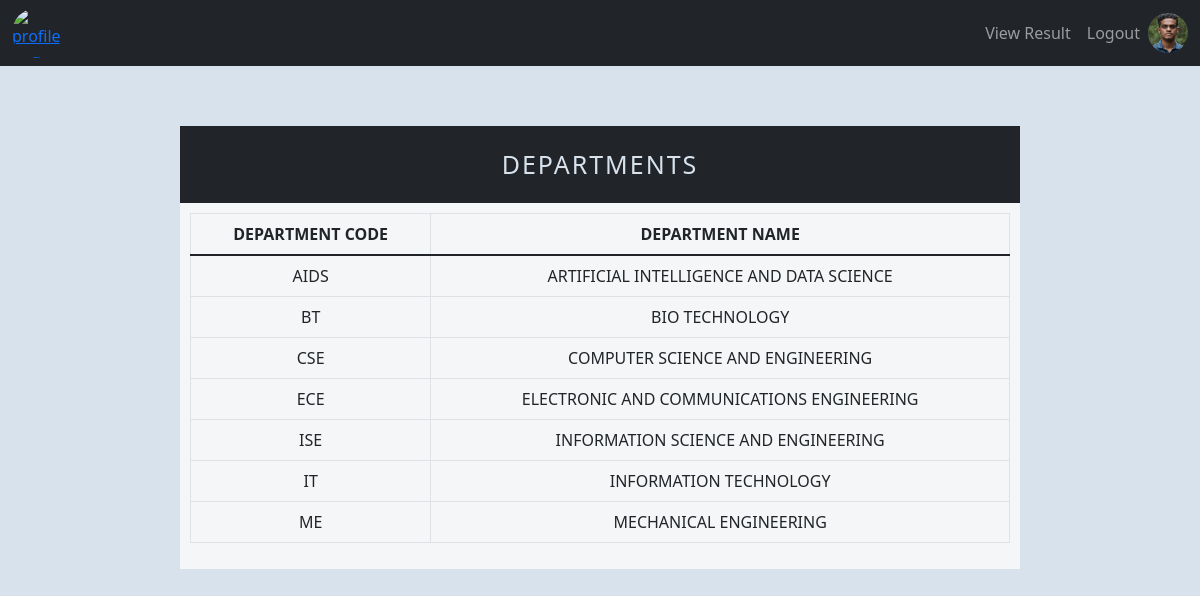
Screenshot of /dept (signed in) with the database file from the repository.
### users/models.py (models this page shows, shortened)
class Profile(models.Model):
    roles_type=(
        ('admin','admin_user'),
        ('student','student_user')
    )
    gender_type=(
        ('M','Male'),
        ('F','Female')
    )
    user=models.OneToOneField(User,on_delete=models.CASCADE,null=True,blank=True)
    name=models.CharField(max_length=200)
    role=models.CharField(max_length=100,choices=roles_type)
    roll_no=models.CharField(max_length=15,unique=True)
    dept=models.ForeignKey(Department,on_delete=models.CASCADE,blank=True,null=True)
    batch=models.IntegerField(default=datetime.date.today().year, choices=year_choices())
    profile_img=models.ImageField(null=False,blank=False,upload_to='profiles/',default='profiles/user-default.jpg')
    address=models.TextField(null=True,blank=True)
    dob=models.DateField(null=True)
    gender=models.CharField(max_length=10,choices=gender_type,null=True)
    mobile=models.IntegerField(null=True)
    verified=models.BooleanField(null=True,blank=True)
    created=models.DateTimeField(auto_now_add=True)
    id=models.UUIDField(default=uuid.uuid4,unique=True,primary_key=True,editable=False)
    class Meta:
        ordering=['-batch','dept','roll_no','verified']

class Department(models.Model):
    name=models.CharField(max_length=200,unique=True)
    dept_expansion=models.CharField(max_length=200,unique=True,null=True)
    created=models.DateTimeField(auto_now_add=True)
    id=models.UUIDField(default=uuid.uuid4,unique=True,primary_key=True,editable=False)
    class Meta:
        ordering=['name']

### users/views.py (the view)
# urls.py: path('dept',views.dept,name='dept'),
def dept(request):
    depts=Department.objects.all()
    context={'depts':depts}
    return render(request,'users/dept.html',context)

### users/templates/users/dept.html (shortened to what this page needs)
{% extends 'main.html' %}
{% block content %}
<br>
      <div class="container" style="width: 70%; background-color:#212529;  align-items:center; text-align:center; padding:20px 0 3px 0; margin-top:3%;">
            <p class="text-uppercase font-weight-light" style="color:#d8e2ed;  font-weight:lighter; font-size:25px; letter-spacing: 2px; ">Departments</p>
      </div>
      <div class="container" style="width: 70%; background-color:#f5f6f7;  align-items:center; text-align:center; padding:10px; " >
        <table class="table table-bordered">
            <thead>
                <tr>
                  <th class="text-uppercase" scope="col">Department code</th>
                  <th class="text-uppercase" scope="col">Department name</th>
                </tr>
              </thead>
              <tbody>
                {% for dept in depts %}
                <tr>
                  <td class="text-uppercase">{{dept.name}}</td>
                  <td class="text-uppercase">{{dept.dept_expansion}}</td>
                </tr>
                {% endfor %}
              </tbody>
        </table>
      </div>
{% endblock %}

### templates/navbar.html (shortened to what this page needs)
{% load static %}
<nav class="navbar  navbar-expand-lg navbar-dark bg-dark ">
    <div class="container-fluid" style="height: 50px;">
      <a href="{% url 'home' %}"><img src="{% static 'images/kct-logo.png' %}" alt="profile img" class="mx-auto d-block rounded-circle" alt="demo" style="width: 50px; height: 50px; object-fit:cover; margin-left:15px;">
      <div class="collapse navbar-collapse" id="navbarNavDropdown" style="width: 100%; color:#212529" >
        <ul class="navbar-nav" style="margin-left: auto;">
        {% if request.user.is_authenticated %}
            {% if request.user.profile.role == 'admin' %}
              {% if request.user.profile.verified == True %}
                  <li class="nav-item">
                    <a class="nav-link" aria-current="page" href="{% url 'dept' %}">Departments</a>
                  </li>
                  <li class="nav-item">
                    <a class="nav-link" href="{% url 'subject' %}">Subjects</a>
                  </li>
                  <li class="nav-item">
                    <a class="nav-link" href="{% url 'semester' %}">Semesters</a>
                  </li>
                  <li class="nav-item">
                    <a class="nav-link" href="{% url 'student_result_home' %}">Results</a>
                  </li>
                  <li class="nav-item">
                    <a class="nav-link" href="{% url 'dept_sem_papers' %}">Semester and its subjects</a></li>
                  </li>
                  <li class="nav-item">
                    <a class="nav-link" href="{% url 'students' %}">Students</a></li>
                  </li>
                    <li class="nav-item">
                      <a class="nav-link" href="{% url 'admin_users' %}">admins</a>
                    </li>
              {% endif %}
              {% else %}
              <li class="nav-item">
                <a class="nav-link" href="{% url 'my_results' %}">View Result</a>
              </li>
            {% endif %}
            <li class="nav-item">
              <a class="nav-link" href="{% url 'logout' %}">Logout</a></li>
            {% if request.user.profile %}
              <li class="nav-item">
                <a href="{% url 'my_account' %}"><img src="{{request.user.profile.profile_img.url}}" alt="profile img" class="mx-auto d-block rounded-circle" alt="demo" style="width: 40px; height: 40px; object-fit:cover; margin-left:15px;">
                </a>
              </li>
            {% endif %}
        {% endif %}
        </ul>
      </div>
    </div>
  </nav>

### rows the page displays
Department: name "AIDS", dept_expansion "ARTIFICIAL INTELLIGENCE AND DATA SCIENCE"
Department: name "BT", dept_expansion "BIO TECHNOLOGY"
Department: name "CSE", dept_expansion "COMPUTER SCIENCE AND ENGINEERING"
Department: name "ECE", dept_expansion "ELECTRONIC AND COMMUNICATIONS ENGINEERING"
Department: name "ISE", dept_expansion "INFORMATION SCIENCE AND ENGINEERING"
Department: name "IT", dept_expansion "INFORMATION TECHNOLOGY"
Department: name "ME", dept_expansion "MECHANICAL ENGINEERING"
